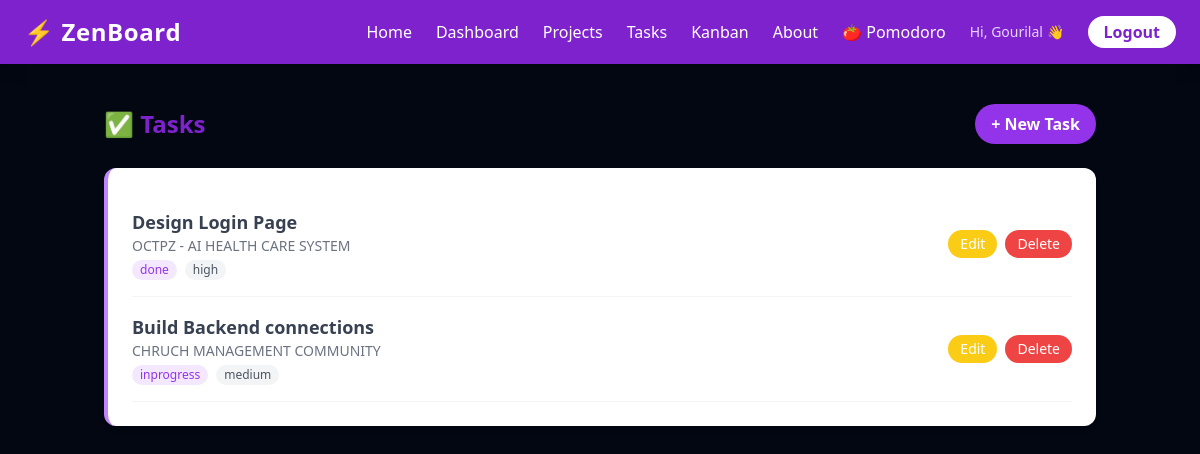
The app's page /tasks/ (signed in) with its own data.
### tasks/models.py (models this page shows, shortened)
class Task(models.Model):
    STATUS_CHOICES = [
        ('todo', 'To Do'),
        ('inprogress', 'In Progress'),
        ('done', 'Done'),
    ]
    PRIORITY_CHOICES = [
        ('low', 'Low'),
        ('medium', 'Medium'),
        ('high', 'High'),
    ]
    title = models.CharField(max_length=200)
    description = models.TextField(blank=True)
    status = models.CharField(max_length=20, choices=STATUS_CHOICES, default='todo')
    priority = models.CharField(max_length=20, choices=PRIORITY_CHOICES, default='medium')
    project = models.ForeignKey(Project, on_delete=models.CASCADE)
    assigned_to = models.ForeignKey(User, on_delete=models.SET_NULL, null=True, blank=True)
    deadline = models.DateField(null=True, blank=True)
    created_at = models.DateTimeField(auto_now_add=True)

class Project(models.Model):
    name = models.CharField(max_length=200)
    description = models.TextField(blank=True)
    owner = models.ForeignKey(User, on_delete=models.CASCADE)
    created_at = models.DateTimeField(auto_now_add=True)

### tasks/views.py (the view)
# urls.py: path('tasks/', views.task_list, name='task_list'),
@login_required
def task_list(request):
    tasks = Task.objects.filter(project__owner=request.user)
    return render(request, 'tasks/task_list.html', {'tasks': tasks})

### templates/tasks/task_list.html (shortened to what this page needs)
{% extends 'tasks/base.html' %}
{% block content %}
    <div class="flex justify-between items-center mb-6">
        <h2 class="text-2xl font-bold text-purple-700">✅ Tasks</h2>
        <a href="{% url 'task_create' %}" class="bg-purple-600 text-white px-4 py-2 rounded-full font-semibold hover:bg-purple-700 transition">
            + New Task
        </a>
    </div>
    <div class="bg-white rounded-xl shadow-md p-6 border-l-4 border-purple-400">
        {% for task in tasks %}
            <div class="border-b border-gray-100 py-4 flex justify-between items-center">
                <div>
                    <p class="font-semibold text-gray-700 text-lg">{{ task.title }}</p>
                    <p class="text-gray-500 text-sm">{{ task.project.name }}</p>
                    <div class="flex gap-2 mt-1">
                        <span class="text-xs bg-purple-100 text-purple-600 px-2 py-0.5 rounded-full">{{ task.status }}</span>
                        <span class="text-xs bg-gray-100 text-gray-600 px-2 py-0.5 rounded-full">{{ task.priority }}</span>
                    </div>
                </div>
                <div class="flex gap-2">
                    <a href="{% url 'task_edit' task.id %}" class="bg-yellow-400 text-white px-3 py-1 rounded-full text-sm hover:bg-yellow-500 transition">Edit</a>
                    <a href="{% url 'task_delete' task.id %}" class="bg-red-500 text-white px-3 py-1 rounded-full text-sm hover:bg-red-600 transition">Delete</a>
                </div>
            </div>
        {% empty %}
            <p class="text-gray-400">No tasks yet. Create one!</p>
        {% endfor %}
    </div>
{% endblock %}

### templates/tasks/base.html (shortened to what this page needs)
<!DOCTYPE html>
<html>
<head>
    <script src="https://cdn.tailwindcss.com"></script>
</head>
<body class="bg-gray-950 min-h-screen">
    <nav class="bg-purple-700 text-white px-6 py-4 flex items-center justify-between shadow-lg">
        <h1 class="text-2xl font-bold tracking-wide">⚡ ZenBoard</h1>
        <div class="flex items-center gap-6">
            <a href="{% url 'home' %}" class="hover:text-purple-200 transition font-medium">Home</a>
            <a href="{% url 'dashboard' %}" class="hover:text-purple-200 transition font-medium">Dashboard</a>
            <a href="{% url 'project_list' %}" class="hover:text-purple-200 transition font-medium">Projects</a>
            <a href="{% url 'task_list' %}" class="hover:text-purple-200 transition font-medium">Tasks</a>
            <a href="{% url 'kanban' %}" class="hover:text-purple-200 transition font-medium">Kanban</a>
                 <a href="{% url 'about' %}" class="hover:text-purple-200 transition font-medium">About</a>
                 <a href="{% url 'pomodoro' %}" class="hover:text-purple-200 transition font-medium">🍅 Pomodoro</a>
            {% if user.is_authenticated %}
                <span class="text-purple-200 text-sm">Hi, {{ user.username }} 👋</span>
                <a href="{% url 'logout' %}" class="bg-white text-purple-700 px-4 py-1 rounded-full font-semibold hover:bg-purple-100 transition">Logout</a>
            {% else %}
                <a href="{% url 'login' %}" class="bg-white text-purple-700 px-4 py-1 rounded-full font-semibold hover:bg-purple-100 transition">Login</a>
            {% endif %}
        </div>
    </nav>
    <div class="max-w-5xl mx-auto mt-10 px-4">
        {% block content %}
        {% endblock %}
    </div>
</body>
</html>

### records on screen
Task: title "Design Login Page", project.name "OCTPZ - AI HEALTH CARE SYSTEM", status "done", priority "high"
Task: title "Build Backend connections", project.name "CHRUCH MANAGEMENT COMMUNITY", status "inprogress", priority "medium"

### other values on screen
{{ user.username }} "Gourilal"
